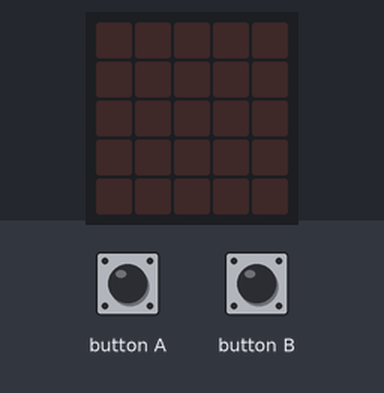
The program below on a simulated BBC micro:bit (MakeCode). Shown: the board's 5×5 LED display. Inputs (shaded band) come from the test bench.

Above: at 1.2 s.
1.3 s: button A pressed for 0.15 s
At 3.2 s:
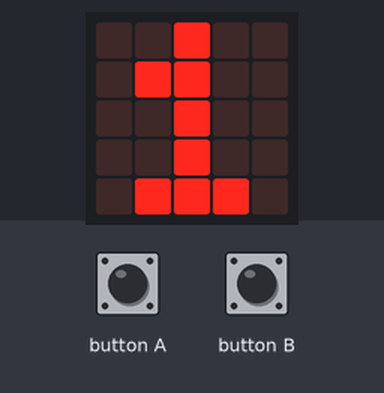
4.4 s: button B pressed for 0.15 s
At 5.7 s:
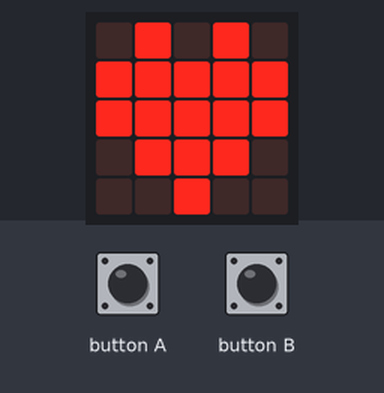
Timing chart, 0 to 7.4 s (numbered marks = the images above; inputs shaded):
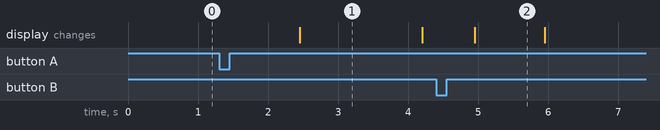

The program:

main.ts
```typescript
input.onButtonPressed(Button.A, function () {
    basic.pause(1000)
    basic.showNumber(1)
    basic.pause(1000)
    basic.showNumber(2)
    basic.pause(1000)
    basic.showNumber(3)
    basic.pause(1000)
    basic.showNumber(4)
    basic.pause(1000)
    basic.showNumber(5)
    basic.pause(1000)
    basic.showNumber(6)
    basic.pause(1000)
})
input.onButtonPressed(Button.B, function () {
    basic.showIcon(IconNames.Heart)
})
basic.forever(function () {

})
```

test.ts
```typescript
// 在這裡測試；當此封包作為擴充功能時，將不會編譯此內容。
```

Measured:
- after the input at 1.3 s, the display: changes after 1.2 s (image 1)
- after the input at 4.4 s, the display: changes after 0.55 s (image 2)
- what the display in image 1 shows lasts 1.7 s, from 2.5 s to 4.2 s
- what the display in image 2 shows lasts 1.0 s, from 5.0 s to 6.0 s
